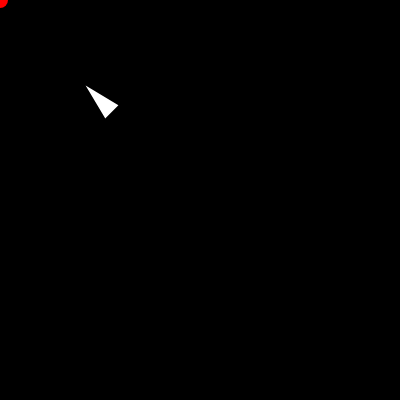
Frame 1 (no input)
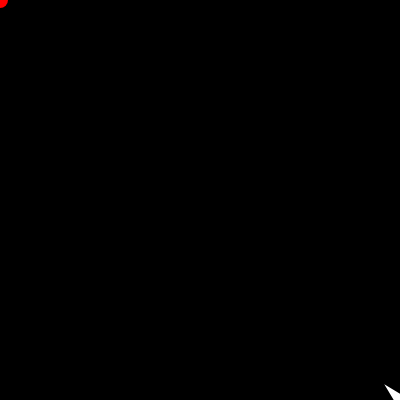
Frame 60 (no input)
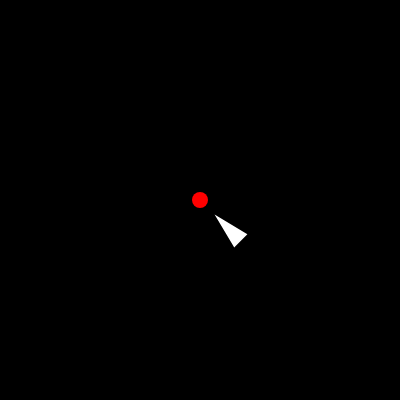
Frame 120 (the mouse pressed at the canvas centre since frame 60)

The p5.js sketch that drew these frames (run headless with seeded random() and noise() and a simulated clock; from frame 60 on, the mouse is pressed at the canvas centre):

// p5.js sketch
// ── sketch.js
let vehicle, vehicle2;
let target;

function setup() {
  createCanvas(400, 400);
  vehicle = new Vehicle(100, 100);
}

function draw() {
  background(0);
  fill(255, 0, 0);
  noStroke();
  
  target = createVector(mouseX, mouseY);
  circle(target.x, target.y, 16);
  
  vehicle.live();
}
// ── vehicle.js
class Vehicle {
  constructor(x, y) {
    this.pos = createVector(x, y);
    this.vel = createVector(0, 0);
    this.acc = createVector(0, 0);
    this.maxSpeed = 4;
    this.maxForce = 0.25;
    this.r = 16;
  }
  
  seek(target) {
    let force = p5.Vector.sub(target, this.pos);
    force.setMag(this.maxSpeed);
    force.sub(this.vel);
    force.limit(this.maxForce);
    this.applyForce(force);
  }
  
  update() {
    this.vel.add(this.acc);
    this.vel.limit(this.maxSpeed);
    this.pos.add(this.vel);
    this.acc.set(0, 0);
  }
  
  show() {
    stroke(255);
    strokeWeight(2);
    fill(255);
    
    push();
    translate(this.pos.x, this.pos.y);
    rotate(this.vel.heading());
    triangle(-this.r, -this.r/2, -this.r, this.r/2, this.r, 0);
    pop();
  }
  
  applyForce(force) {
    this.acc.add(force);
  }
  
   edges() {
    if (this.pos.x > width + this.r) {
      this.pos.x = -this.r;
    } else if (this.pos.x < -this.r) {
      this.pos.x = width + this.r;
    }
    if (this.pos.y > height + this.r) {
      this.pos.y = -this.r;
    } else if (this.pos.y < -this.r) {
      this.pos.y = height + this.r;
    }
  }
  
  live() {
    this.seek(target);
    this.edges();
    this.update();
    this.show();
  }
}
